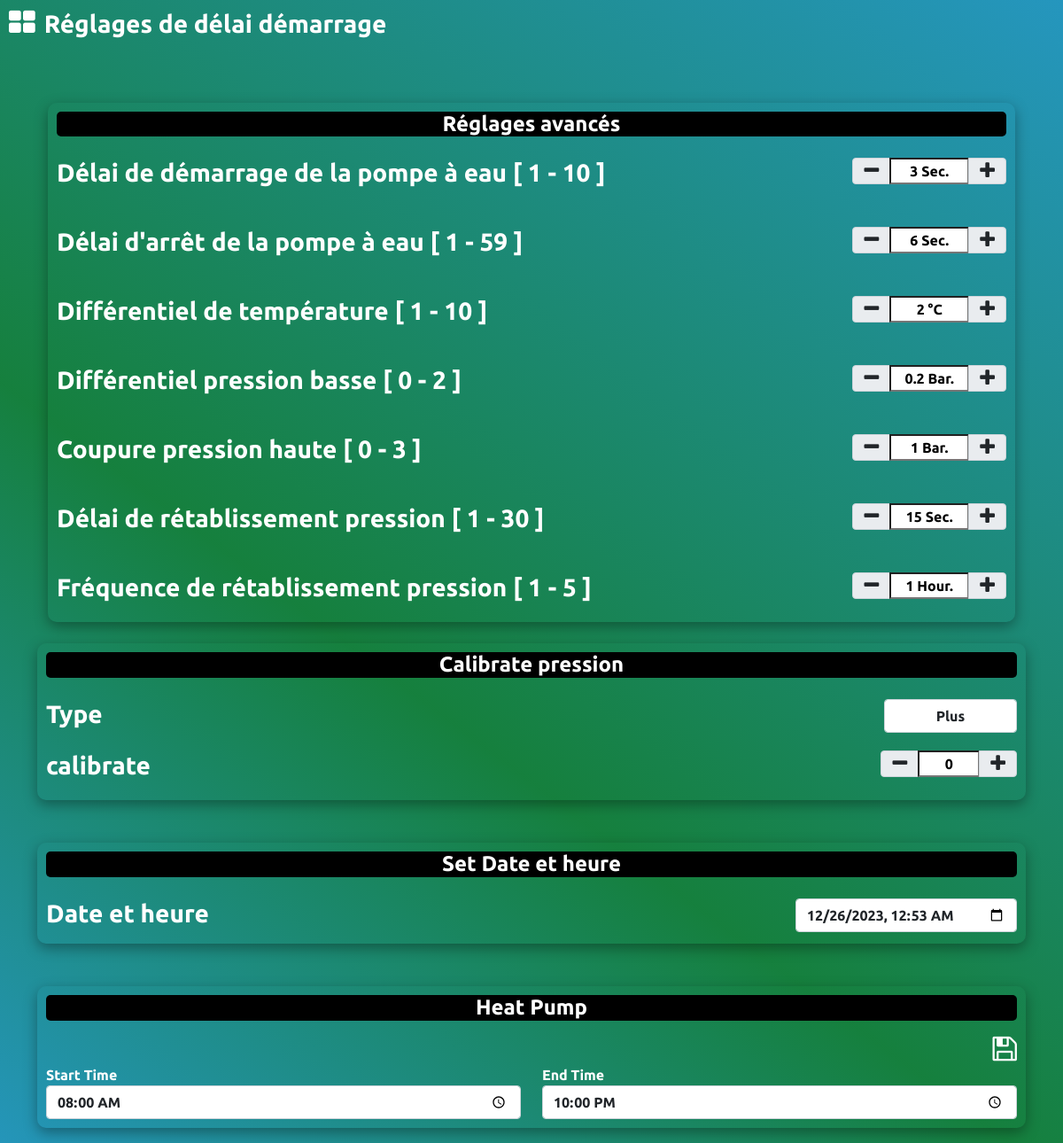
/index.php/admin/advance, run on the app's committed database.
### tables this page shows
CREATE TABLE `setting` (
  `setting_id` int(1) NOT NULL AUTO_INCREMENT,
  `setting_temperature` double NOT NULL,
  `setting_aeau` int(11) NOT NULL,
  `setting_eau` int(11) NOT NULL,
  `setting_systeme` int(11) NOT NULL,
  `setting_temp_deff` int(11) NOT NULL,
  `setting_basse` double NOT NULL,
  `setting_haute` double NOT NULL,
  `setting_tentative` double NOT NULL,
  `setting_frequence` double NOT NULL,
  `online_status` int(1) NOT NULL COMMENT '0.close 1.open',
  `temp_type` varchar(25) NOT NULL,
  `temp_calibrate` double NOT NULL,
  `pressure_type` varchar(15) NOT NULL,
  `pressure_calibrate` double NOT NULL,
  PRIMARY KEY (`setting_id`)
);

CREATE TABLE `heatpump` (
  `heatpump_id` int(1) NOT NULL AUTO_INCREMENT,
  `heatpump_start` time NOT NULL,
  `heatpump_end` time NOT NULL,
  PRIMARY KEY (`heatpump_id`)
);

### application/controllers/admin/Advance.php (called while the page is built, shortened)
<?php class Advance extends CI_Controller
{
    private $url_online = "http://localhost/hottub_server/api/Receive_api/";
    private $path_server = "https://ultrabioozone.fr/";
    public function __construct()
    {
        $this->load->model('admin/Advance_model', 'Advance_model');
        $this->load->model('admin/Setting_model', 'Setting_model');
    }
    public function index()
    {
        $setting = $this->Advance_model->get_setting();
        $machine_code = $this->Advance_model->get_machinecode();
        $setting_mode = $this->Setting_model->setting_mode();
        $online_setting = $this->Setting_model->get_online_setting();
        $heatpump = $this->Advance_model->get_heatpump();
        $status_heatpump =  $this->Advance_model->get_option_heatpump();
        $result = array(
            'path_file' => 'advance/index',
            'menu_name' => 'Réglages de délai démarrage',
            'setting' => $setting,
            'url_online' => $this->url_online,
            'machine_code' => $machine_code,
            'setting_mode' => $setting_mode,
            'online_setting' => $online_setting,
            'path_server' => $this->path_server,
            'heatpump' => $heatpump,
            'status_heatpump' => $status_heatpump
        );
        $this->load->view('admin/index', $result);
    }
}

### index.php (called while the page is built, shortened)
<?php
require_once BASEPATH.'core/CodeIgniter.php';

### application/models/admin/Advance_model.php (called while the page is built, shortened)
<?php class Advance_model extends CI_Model
{
    public function get_setting()
    {
        return $this->db->get('setting')->result();
    }
    public function get_heatpump()
    {
        return $this->db->get('heatpump')->result();
    }
    public  function get_option_heatpump()
    {
        return $this->db->select('*')->from('machine_option')->get()->result();
    }
}

### application/models/admin/Setting_model.php (called while the page is built, shortened)
<?php class Setting_model extends CI_Model
{
    public function get_online_setting()
    {
        return $this->db->select('*')->from('setting')->get()->result();
    }
}

### application/views/admin/advance/index.php (the view, shortened to what this page needs)
<div class="container mt-5">
    <div class="row">
        <div class="col-md-12 mt-4">
            <div class="box-showing">
                <div class="tab-header text-center">
                    <h4>Réglages avancés</h4>
                </div>
                <div class="row">
                    <div class="col-md-8 mt-3">
                        <h3>Délai de démarrage de la pompe à eau [ 1 - 10 ]</h3>
                    </div>
                    <div class="col-md-4 mt-3">
                        <div class="float-end">
                            <div class="input-group mb-3">
                                <span class="input-group-text" id="basic-addon1" onclick="set_number_input('minus','aeau','int')"><i class="fa fa-minus fa-lg"></i></span>
                                <input type="text" aria-label="Username" id="aeau" value="<?= $setting[0]->setting_aeau ?> Sec." style="width: 90px; text-align : center">
                                <span class="input-group-text" id="basic-addon2" onclick="set_number_input('plus','aeau','int')"><i class="fa fa-plus fa-lg"></i></span>
                            </div>
                        </div>
                    </div>
                </div>
                <div class="row mt-3">
                    <div class="col-md-8 mt-3">
                        <h3>Délai d'arrêt de la pompe à eau [ 1 - 59 ]</h3>
                    </div>
                    <div class="col-md-4 mt-3">
                        <div class="float-end">
                            <div class="input-group mb-3">
                                <span class="input-group-text" id="basic-addon1" onclick="set_number_input('minus','eau','int')"><i class="fa fa-minus fa-lg"></i></span>
                                <input type="text" aria-label="Username" id="eau" value="<?= $setting[0]->setting_eau ?> Sec." style="width: 90px; text-align : center">
                                <span class="input-group-text" id="basic-addon2" onclick="set_number_input('plus','eau','int')"><i class="fa fa-plus fa-lg"></i></span>
                            </div>
                        </div>
                    </div>
                </div>
                <div class="row mt-3">
                    <div class="col-md-8 mt-3">
                        <h3>Différentiel de température [ 1 - 10 ]</h3>
                    </div>
                    <div class="col-md-4 mt-3">
                        <div class="float-end">
                            <div class="input-group mb-3">
                                <span class="input-group-text" id="basic-addon1" onclick="set_number_input('minus','temp','int')"><i class="fa fa-minus fa-lg"></i></span>
                                <input type="text" aria-label="Username" id="temp" value="<?= $setting[0]->setting_temp_deff ?> °C" style="width: 90px; text-align : center">
                                <span class="input-group-text" id="basic-addon2" onclick="set_number_input('plus','temp','int')"><i class="fa fa-plus fa-lg"></i></span>
                            </div>
                        </div>
                    </div>
                </div>
                <div class="row mt-3">
                    <div class="col-md-8 mt-3">
                        <h3>Différentiel pression basse [ 0 - 2 ]</h3>
                    </div>
                    <div class="col-md-4 mt-3">
                        <div class="float-end">
                            <div class="input-group mb-3">
                                <span class="input-group-text" id="basic-addon1" onclick="set_number_input('minus','basse','float')"><i class="fa fa-minus fa-lg"></i></span>
                                <input type="text" aria-label="Username" id="basse" value="<?= $setting[0]->setting_basse ?> Bar." style="width: 90px; text-align : center">
                                <span class="input-group-text" id="basic-addon2" onclick="set_number_input('plus','basse','float')"><i class="fa fa-plus fa-lg"></i></span>
                            </div>
                        </div>
                    </div>
                </div>
                <div class="row mt-3">
                    <div class="col-md-8 mt-3">
                        <h3>Coupure pression haute [ 0 - 3 ]</h3>
                    </div>
                    <div class="col-md-4 mt-3">
                        <div class="float-end">
                            <div class="input-group mb-3">
                                <span class="input-group-text" id="basic-addon1" onclick="set_number_input('minus','haute','float')"><i class="fa fa-minus fa-lg"></i></span>
                                <input type="text" aria-label="Username" id="haute" value="<?= $setting[0]->setting_haute ?> Bar." style="width: 90px; text-align : center">
                                <span class="input-group-text" id="basic-addon2" onclick="set_number_input('plus','haute','float')"><i class="fa fa-plus fa-lg"></i></span>
                            </div>
                        </div>
                    </div>
                </div>
                <div class="row mt-3">
                    <div class="col-md-8 mt-3">
                        <h3>Délai de rétablissement pression [ 1 - 30 ]</h3>
                    </div>
                    <div class="col-md-4 mt-3">
                        <div class="float-end">
                            <div class="input-group mb-3">
                                <span class="input-group-text" id="basic-addon1" onclick="set_number_input('minus','tentative','int')"><i class="fa fa-minus fa-lg"></i></span>
                                <input type="text" aria-label="Username" id="tentative" value="<?= $setting[0]->setting_tentative ?> Sec." style="width: 90px; text-align : center">
                                <span class="input-group-text" id="basic-addon2" onclick="set_number_input('plus','tentative','int')"><i class="fa fa-plus fa-lg"></i></span>
                            </div>
                        </div>
                    </div>
                </div>
                <div class="row mt-3">
                    <div class="col-md-8 mt-3">
                        <h3>Fréquence de rétablissement pression [ 1 - 5 ]</h3>
                    </div>
                    <div class="col-md-4 mt-3">
                        <div class="float-end">
                            <div class="input-group mb-3">
                                <span class="input-group-text" id="basic-addon1" onclick="set_number_input('minus','frequence','int')"><i class="fa fa-minus fa-lg"></i></span>
                                <input type="text" aria-label="Username" id="frequence" value="<?= $setting[0]->setting_frequence ?> Hour." style="width: 90px; text-align : center">
                                <span class="input-group-text" id="basic-addon2" onclick="set_number_input('plus','frequence','int')"><i class="fa fa-plus fa-lg"></i></span>
                            </div>
                        </div>
                    </div>
                </div>
            </div>
        </div>
    </div>
</div>
<div class="col-md-12 mt-4 mb-5">
    <div class="box-showing">
        <div class="tab-header text-center">
            <h4>Calibrate pression</h4>
        </div>
        <div class="row">
            <div class="col-md-6 mt-3">
                <h3>Type</h3>
            </div>
            <div class="col-md-6 mt-3">
                <div class="float-end">
                    <select class="form-control" id="type_calibrate" name="type_calibrate" style="width: 150px; text-align:center" onchange="change_status_type()">
                        <?php if ($setting[0]->pressure_type == 'plus') { ?>
                            <option value="plus" selected>Plus</option>
                        <?php } else { ?>
                            <option value="plus">Plus</option>
                        <?php } ?>
                    </select>
                </div>
            </div>
        </div>
        <div class="row">
            <div class="col-md-6 mt-3">
                <h3>calibrate</h3>
            </div>
            <div class="col-md-6 mt-3">
                <div class="float-end">
                    <div class="input-group mb-3">
                        <span class="input-group-text" id="basic-addon1" onclick="set_calibrate('minus')"><i class="fa fa-minus fa-lg"></i></span>
                        <input type="text" id="calibrate_temp" value="<?= $online_setting[0]->pressure_calibrate ?>" style="width: 70px; text-align : center">
                        <span class="input-group-text" id="basic-addon2" onclick="set_calibrate('plus')"><i class="fa fa-plus fa-lg"></i></span>
                    </div>
                </div>
            </div>
        </div>
    </div>
</div>
<div class="col-md-12 mt-4 mb-5">
    <div class="box-showing">
        <div class="tab-header text-center">
            <h4>Set Date et heure</h4>
        </div>
        <div class="row">
            <div class="col-md-6 mt-3">
                <h3>Date et heure</h3>
            </div>
            <div class="col-md-6 mt-3">
                <div class="float-end">
                    <input type="datetime-local" class="form-control" id="date_time" value="<?= date('Y-m-d H:i') ?>" onchange="set_datetime()">
                </div>
            </div>
        </div>
    </div>
</div>
<?php if ($status_heatpump[0]->heat_pump_heater == 1 || $status_heatpump[0]->heat_pump_cooling == 1 || $status_heatpump[0]->heat_pump_all  == 1) { ?>
    <div class="col-md-12 mt-4 mb-5">
    <?php } else { ?>
        <div class="col-md-12 mt-4 mb-5" style="display: none;">
        <?php } ?>
        <div class="box-showing">
            <div class="tab-header text-center">
                <h4>Heat Pump</h4>
            </div>
            <div class="row mt-3">
                <div class="col-md-12">
                    <div class="float-end">
                        <i class="fa fa-save fa-2x" onclick="save_heatpump()"></i>
                    </div>
                </div>
                <div class="col-md-6">
                    <div class="form-group">
                        <label>Start Time</label>
                        <input type="time" class="form-control" id="heapump_start_time" name="heapump_start_time" value="<?= $heatpump[0]->heatpump_start ?>">
                    </div>
                </div>
                <div class="col-md-6">
                    <div class="form-group">
                        <label>End Time</label>
                        <input type="time" class="form-control" id="heapump_end_time" name="heapump_end_time" value="<?= $heatpump[0]->heatpump_end ?>">
                    </div>
                </div>
            </div>
        </div>
        </div>

### application/views/admin/index.php (shortened to what this page needs)
<!DOCTYPE html>
<html lang="en">
<head>
    <?php $this->load->view('template/nav_link') ?>
</head>
<body>
    <i class="fa fa-th-large fa-2x" onclick="goto_menu()"> </i>
    <?= '<h3 class="menu-header-name" onclick="goto_menu()" >' . $menu_name . '</h3>' ?>
    <div class="container">
        <?php $this->load->view('admin/' . $path_file) ?>
    </div>
</body>
</html>

### application/views/template/nav_link.php (shortened to what this page needs)
<link rel="stylesheet" href="<?= base_url('assets/bootstrap-5.0.2/') ?>css/bootstrap.min.css">
<link rel="stylesheet" href="<?= base_url('assets/') ?>font-awesome/css/font-awesome.min.css">
<link rel="stylesheet" href="<?= base_url('assets/sweetalert2/dist/') ?>sweetalert2.min.css">
<link rel="stylesheet" href="<?= base_url('assets/css/style.css') ?>">
<link href="<?= base_url('assets/css/toggle-switch.css') ?>" rel="stylesheet" />

### assets/css/style.css (style rules this page uses)
body { font-family: ubuntu; margin: auto; background: rgb(37,150,190); background: linear-gradient(37deg, rgba(37,150,190,1) 0%, rgba(9,121,51,0.9486388305322129) 40%, rgba(37,150,190,1) 100%); color: white; background-repeat: no-repeat; background-attachment: fixed; }
.fa-th-large { float: left; margin: 10px; }
.menu-header-name { margin-left: 4%; padding-top: 10px; }
.box-showing { box-shadow: rgba(0, 0, 0, 0.35) 0px 5px 15px; padding: 10px; border-radius: 10px; }
.tab-header { background-color: black; border-radius: 5px; }

### data on the page
setting: setting_aeau "3 Sec.", setting_eau "6 Sec.", setting_temp_deff "2 °C", setting_basse "0.2 Bar.", setting_haute "1 Bar.", setting_tentative "15 Sec.", setting_frequence "1 Hour.", type_calibrate "Plus", pressure_calibrate "0"
heatpump: heapump_start_time "08:00:00", heapump_end_time "22:00:00"

### other printed values
$menu_name "Réglages de délai démarrage"
